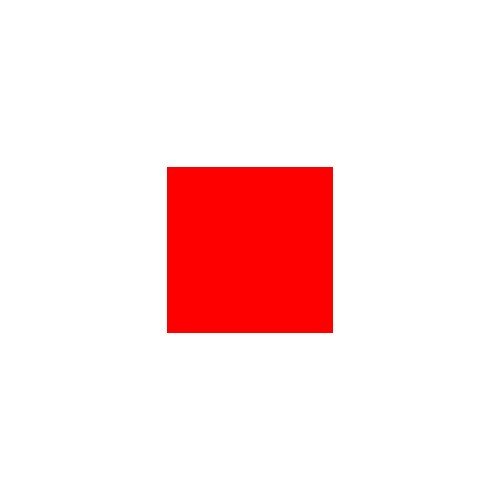
Frame 1 (no input)
Frame 60 (the mouse pressed at the canvas centre just before this capture): identical to frame 1, image omitted
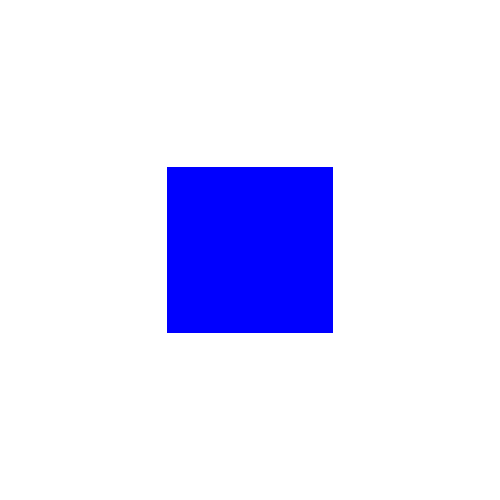
Frame 120 (the mouse held since frame 60 and released just before this capture)

The Processing sketch that drew these frames (run headless with seeded random() and noise(); from frame 60 on, the mouse is pressed at the canvas centre):

// Processing sketch: 08_&&_inside_range
// ── 08_&&_inside_range.pde
void setup() {
  size(500, 500);
  rectMode(CENTER);
}

void draw() {
  background(255);
  noStroke();

  int centerX = width / 2;
  int centerY = height / 2;
  int w = width / 3;
  int h = height / 3;

  boolean isInsideX = mouseX > centerX - w / 2 && mouseX < centerX + w / 2;
  boolean isInsideY = mouseY > centerY - h / 2 && mouseY < centerY + h / 2;

  if (isInsideX && isInsideY) {
    fill(0, 0, 255);
  } else {
    fill(255, 0, 0);
  }
  rect(centerX, centerY, w, h);
}
